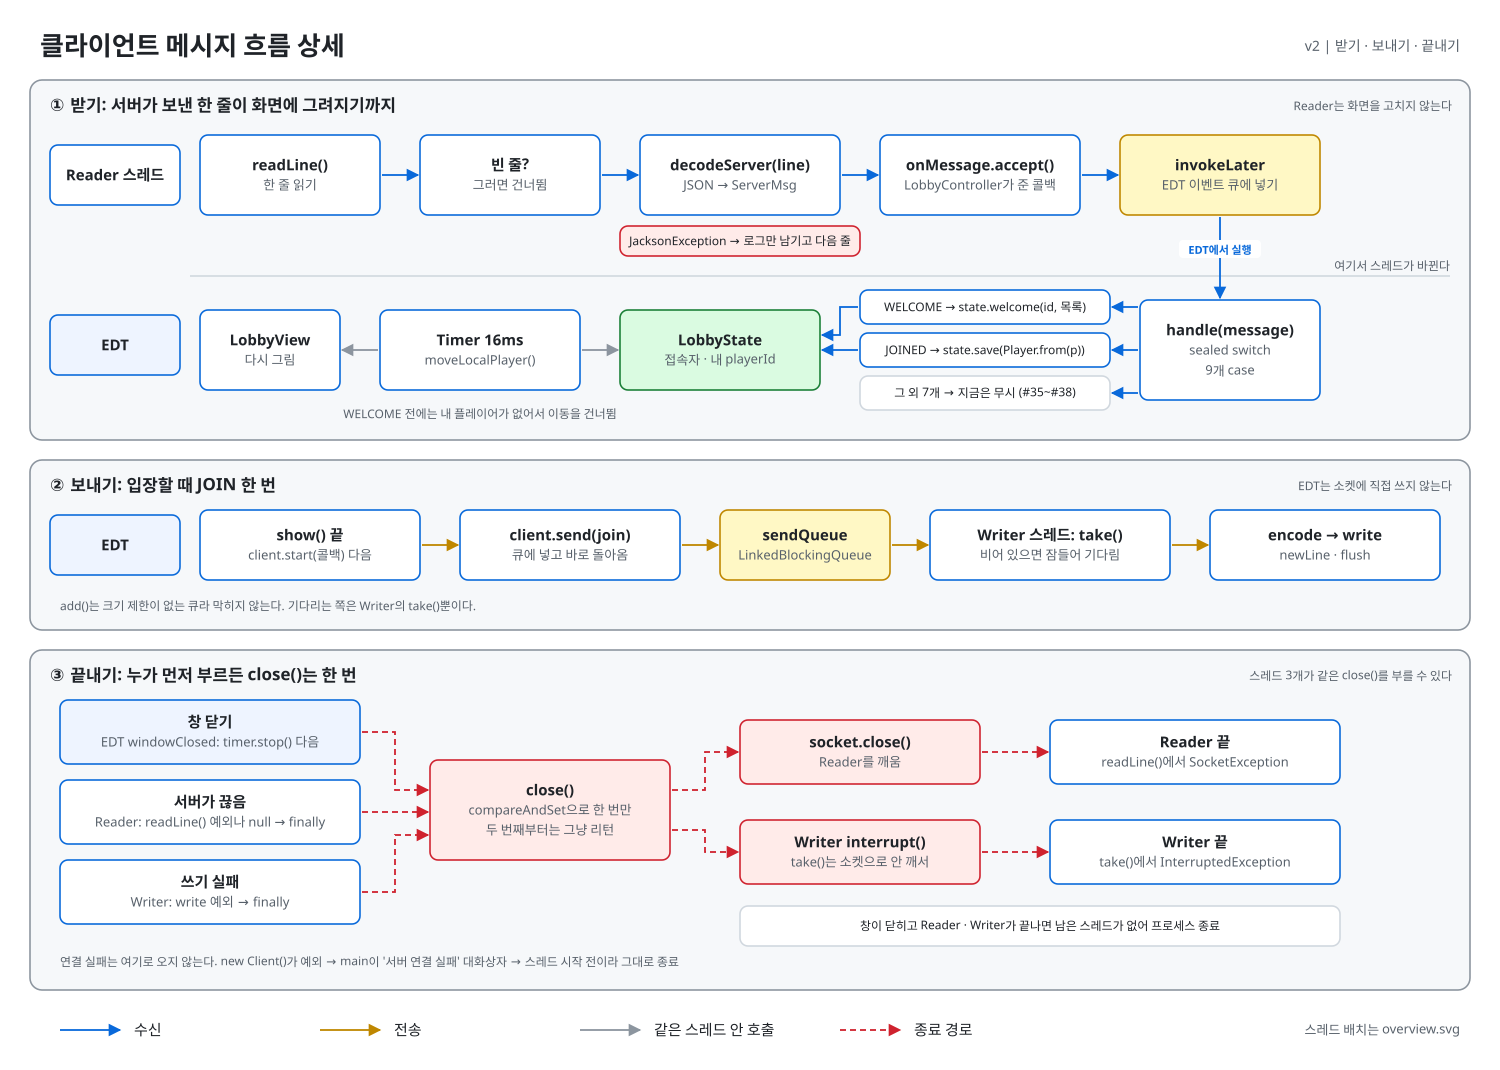

Recreate this plot in Python.
"""v2 클라이언트 상세도. 실행하면 같은 디렉터리에 detail.svg를 만든다.

python docs/thread-diagram/v2/detail.py
"""

import sys
from pathlib import Path

HERE = Path(__file__).resolve().parent
sys.path.insert(0, str(HERE.parent))  # svg.py 위치
from svg import Diagram

d = Diagram(1500, 1070)


def chip(x, y, w, h, kind, label):
    """한 줄짜리 작은 박스. node()의 굵은 15px 글씨는 좁은 박스에서 넘친다."""
    d.rect(x, y, w, h, kind)
    d.text(x + w / 2, y + h / 2, label, size=12, weight=500)


d.text(40, 46, "클라이언트 메시지 흐름 상세", size=26, weight=700, anchor="start")
d.text(1460, 46, "v2  |  받기 · 보내기 · 끝내기", size=14, weight=400, color="#57606a", anchor="end")

# ① 받기
d.panel(30, 80, 1440, 360, "process", "① 받기: 서버가 보낸 한 줄이 화면에 그려지기까지", "Reader는 화면을 고치지 않는다")
d.node(50, 145, 130, 60, "thread", ["Reader 스레드"])
d.node(50, 315, 130, 60, "edt", ["EDT"])

d.node(200, 135, 180, 80, "thread", ["readLine()", "한 줄 읽기"])
d.node(420, 135, 180, 80, "thread", ["빈 줄?", "그러면 건너뜀"])
d.node(640, 135, 200, 80, "thread", ["decodeServer(line)", "JSON → ServerMsg"])
d.node(880, 135, 200, 80, "thread", ["onMessage.accept()", "LobbyController가 준 콜백"])
d.node(1120, 135, 200, 80, "queue", ["invokeLater", "EDT 이벤트 큐에 넣기"])
chip(620, 226, 240, 30, "close", "JacksonException → 로그만 남기고 다음 줄")
for x1, x2 in ((382, 418), (602, 638), (842, 878), (1082, 1118)):
    d.arrow([(x1, 175), (x2, 175)], "recv")

d.line(190, 276, 1450, 276, color="#d0d7de")
d.text(1450, 266, "여기서 스레드가 바뀐다", size=12, weight=400, color="#57606a", anchor="end")
d.arrow([(1220, 217), (1220, 298)], "recv", "EDT에서 실행", (1220, 250))

d.node(1140, 300, 180, 100, "thread", ["handle(message)", "sealed switch", "9개 case"])
chip(860, 290, 250, 34, "thread", "WELCOME → state.welcome(id, 목록)")
chip(860, 333, 250, 34, "thread", "JOINED → state.save(Player.from(p))")
chip(860, 376, 250, 34, "note", "그 외 7개 → 지금은 무시 (#35~#38)")
for y in (307, 350, 393):
    d.arrow([(1138, y), (1112, y)], "recv")
d.node(620, 310, 200, 80, "loop", ["LobbyState", "접속자 · 내 playerId"])
d.arrow([(858, 307), (840, 307), (840, 335), (822, 335)], "recv")
d.arrow([(858, 350), (822, 350)], "recv")

d.node(380, 310, 200, 80, "thread", ["Timer 16ms", "moveLocalPlayer()"])
d.arrow([(582, 350), (618, 350)], "make")
d.node(200, 310, 140, 80, "thread", ["LobbyView", "다시 그림"])
d.arrow([(378, 350), (342, 350)], "make")
d.text(480, 414, "WELCOME 전에는 내 플레이어가 없어서 이동을 건너뜀", size=12, weight=400, color="#57606a")

# ② 보내기
d.panel(30, 460, 1440, 170, "process", "② 보내기: 입장할 때 JOIN 한 번", "EDT는 소켓에 직접 쓰지 않는다")
d.node(50, 515, 130, 60, "edt", ["EDT"])
d.node(200, 510, 220, 70, "thread", ["show() 끝", "client.start(콜백) 다음"])
d.node(460, 510, 220, 70, "thread", ["client.send(join)", "큐에 넣고 바로 돌아옴"])
d.node(720, 510, 170, 70, "queue", ["sendQueue", "LinkedBlockingQueue"])
d.node(930, 510, 240, 70, "thread", ["Writer 스레드: take()", "비어 있으면 잠들어 기다림"])
d.node(1210, 510, 230, 70, "thread", ["encode → write", "newLine · flush"])
for x1, x2 in ((422, 458), (682, 718), (1172, 1208)):
    d.arrow([(x1, 545), (x2, 545)], "send")
d.arrow([(892, 545), (928, 545)], "send")
d.text(60, 606, "add()는 크기 제한이 없는 큐라 막히지 않는다. 기다리는 쪽은 Writer의 take()뿐이다.",
       size=12, weight=400, color="#57606a", anchor="start")

# ③ 끝내기
d.panel(30, 650, 1440, 340, "process", "③ 끝내기: 누가 먼저 부르든 close()는 한 번", "스레드 3개가 같은 close()를 부를 수 있다")
d.node(60, 700, 300, 64, "edt", ["창 닫기", "EDT windowClosed: timer.stop() 다음"])
d.node(60, 780, 300, 64, "thread", ["서버가 끊음", "Reader: readLine() 예외나 null → finally"])
d.node(60, 860, 300, 64, "thread", ["쓰기 실패", "Writer: write 예외 → finally"])
d.node(430, 760, 240, 100, "close", ["close()", "compareAndSet으로 한 번만", "두 번째부터는 그냥 리턴"])
d.arrow([(362, 732), (395, 732), (395, 790), (428, 790)], "close")
d.arrow([(362, 812), (428, 812)], "close")
d.arrow([(362, 892), (395, 892), (395, 835), (428, 835)], "close")

d.node(740, 720, 240, 64, "close", ["socket.close()", "Reader를 깨움"])
d.node(740, 820, 240, 64, "close", ["Writer interrupt()", "take()는 소켓으로 안 깨서"])
d.arrow([(672, 790), (705, 790), (705, 752), (738, 752)], "close")
d.arrow([(672, 830), (705, 830), (705, 852), (738, 852)], "close")

d.node(1050, 720, 290, 64, "thread", ["Reader 끝", "readLine()에서 SocketException"])
d.node(1050, 820, 290, 64, "thread", ["Writer 끝", "take()에서 InterruptedException"])
d.arrow([(982, 752), (1048, 752)], "close")
d.arrow([(982, 852), (1048, 852)], "close")
chip(740, 906, 600, 40, "note", "창이 닫히고 Reader · Writer가 끝나면 남은 스레드가 없어 프로세스 종료")

d.text(60, 962, "연결 실패는 여기로 오지 않는다. new Client()가 예외 → main이 '서버 연결 실패' 대화상자 → 스레드 시작 전이라 그대로 종료",
       size=12, weight=400, color="#57606a", anchor="start")

# 범례
for i, (kind, label) in enumerate([("recv", "수신"), ("send", "전송"), ("make", "같은 스레드 안 호출"), ("close", "종료 경로")]):
    x = 60 + i * 260
    d.arrow([(x, 1030), (x + 60, 1030)], kind)
    d.text(x + 74, 1030, label, size=15, weight=500, anchor="start")
d.text(1460, 1030, "스레드 배치는 overview.svg", size=13, weight=400, color="#57606a", anchor="end")

d.save(HERE / "detail.svg")
